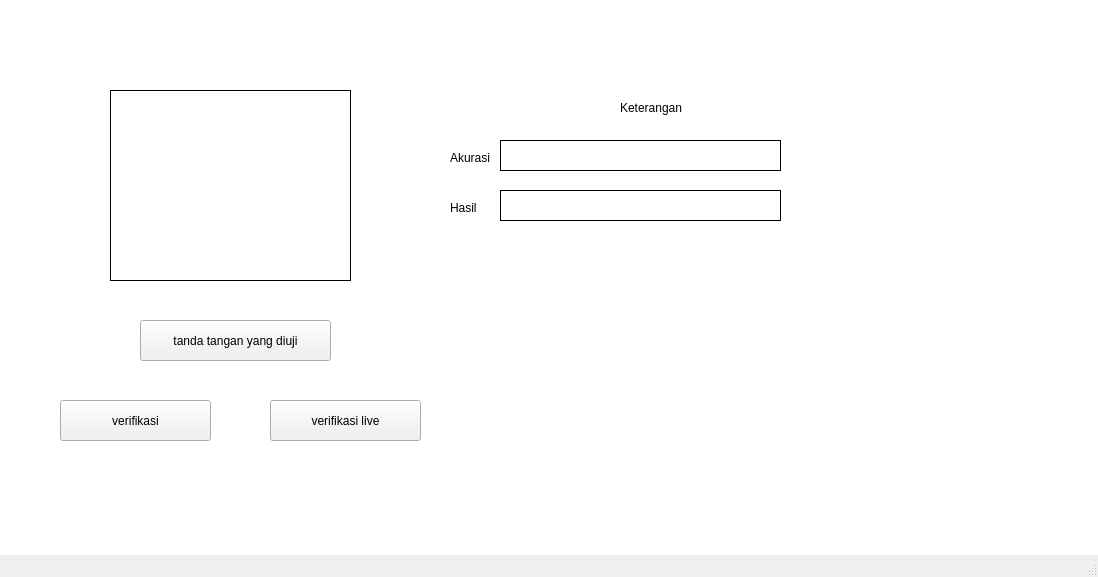
<?xml version="1.0" encoding="UTF-8"?>
<ui version="4.0">
 <class>MainWindow</class>
 <widget class="QMainWindow" name="MainWindow">
  <property name="geometry">
   <rect>
    <x>0</x>
    <y>0</y>
    <width>1098</width>
    <height>577</height>
   </rect>
  </property>
  <property name="windowTitle">
   <string>MainWindow</string>
  </property>
  <widget class="QWidget" name="centralwidget">
   <widget class="QGraphicsView" name="graphicsView">
    <property name="geometry">
     <rect>
      <x>-40</x>
      <y>-270</y>
      <width>1301</width>
      <height>871</height>
     </rect>
    </property>
    <property name="frameShape">
     <enum>QFrame::Box</enum>
    </property>
   </widget>
   <widget class="QPushButton" name="verifikasibutton">
    <property name="geometry">
     <rect>
      <x>60</x>
      <y>400</y>
      <width>151</width>
      <height>41</height>
     </rect>
    </property>
    <property name="text">
     <string>verifikasi</string>
    </property>
   </widget>
   <widget class="QLabel" name="label3">
    <property name="geometry">
     <rect>
      <x>110</x>
      <y>90</y>
      <width>241</width>
      <height>191</height>
     </rect>
    </property>
    <property name="autoFillBackground">
     <bool>false</bool>
    </property>
    <property name="frameShape">
     <enum>QFrame::Box</enum>
    </property>
    <property name="text">
     <string/>
    </property>
   </widget>
   <widget class="QPushButton" name="pushButton3">
    <property name="geometry">
     <rect>
      <x>140</x>
      <y>320</y>
      <width>191</width>
      <height>41</height>
     </rect>
    </property>
    <property name="text">
     <string>tanda tangan yang diuji</string>
    </property>
   </widget>
   <widget class="QPushButton" name="verifikasibutton_live">
    <property name="geometry">
     <rect>
      <x>270</x>
      <y>400</y>
      <width>151</width>
      <height>41</height>
     </rect>
    </property>
    <property name="text">
     <string>verifikasi live</string>
    </property>
   </widget>
   <widget class="QLabel" name="label_2">
    <property name="geometry">
     <rect>
      <x>500</x>
      <y>190</y>
      <width>281</width>
      <height>31</height>
     </rect>
    </property>
    <property name="frameShape">
     <enum>QFrame::Box</enum>
    </property>
    <property name="text">
     <string/>
    </property>
   </widget>
   <widget class="QLabel" name="label_3">
    <property name="geometry">
     <rect>
      <x>500</x>
      <y>140</y>
      <width>281</width>
      <height>31</height>
     </rect>
    </property>
    <property name="frameShape">
     <enum>QFrame::Box</enum>
    </property>
    <property name="text">
     <string/>
    </property>
   </widget>
   <widget class="QLabel" name="label">
    <property name="geometry">
     <rect>
      <x>620</x>
      <y>100</y>
      <width>81</width>
      <height>16</height>
     </rect>
    </property>
    <property name="text">
     <string>Keterangan</string>
    </property>
   </widget>
   <widget class="QLabel" name="label_4">
    <property name="geometry">
     <rect>
      <x>450</x>
      <y>150</y>
      <width>55</width>
      <height>16</height>
     </rect>
    </property>
    <property name="text">
     <string>Akurasi</string>
    </property>
   </widget>
   <widget class="QLabel" name="label_5">
    <property name="geometry">
     <rect>
      <x>450</x>
      <y>200</y>
      <width>55</width>
      <height>16</height>
     </rect>
    </property>
    <property name="text">
     <string>Hasil</string>
    </property>
   </widget>
  </widget>
  <widget class="QMenuBar" name="menubar">
   <property name="geometry">
    <rect>
     <x>0</x>
     <y>0</y>
     <width>1098</width>
     <height>26</height>
    </rect>
   </property>
  </widget>
  <widget class="QStatusBar" name="statusbar"/>
  <action name="actionOperasi_Pencerahan">
   <property name="text">
    <string>Operasi Pencerahan</string>
   </property>
  </action>
  <action name="actionSimple_Contrast">
   <property name="text">
    <string>Simple Contrast</string>
   </property>
  </action>
  <action name="actionContrast_Stretching">
   <property name="text">
    <string>Contrast Stretching</string>
   </property>
  </action>
  <action name="actionNegative_Image">
   <property name="text">
    <string>Negative Image</string>
   </property>
  </action>
  <action name="actionBiner_Image">
   <property name="text">
    <string>Biner Image</string>
   </property>
  </action>
  <action name="actiondeteksi_tanda_tangan">
   <property name="text">
    <string>deteksi tanda tangan</string>
   </property>
  </action>
 </widget>
 <resources/>
 <connections/>
</ui>
